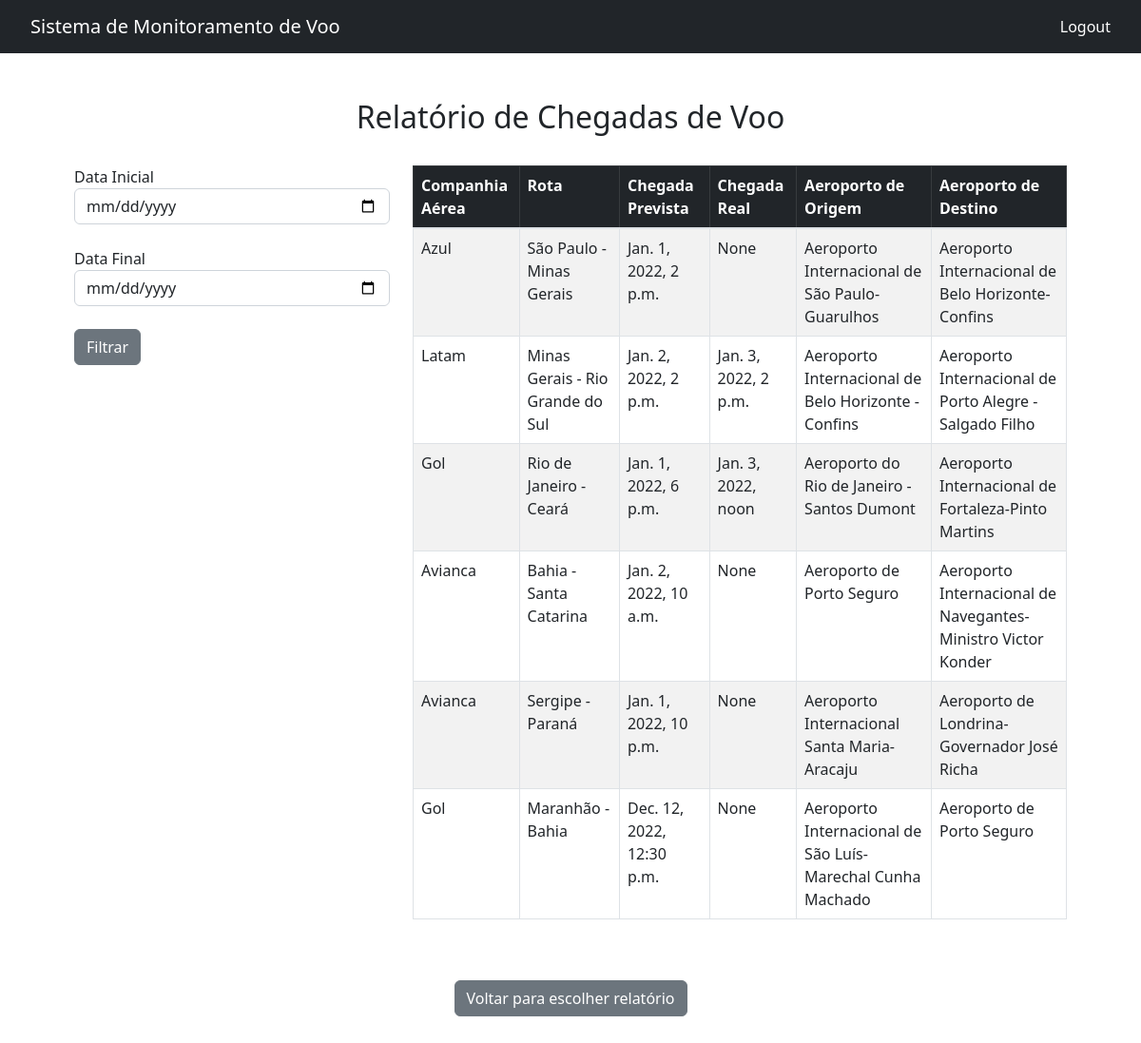
The app's page /relatorios/chegadas with its own data.
### aeroporto/models.py (models this page shows, shortened)
class Voo(models.Model):
    codigoVoo = models.IntegerField(primary_key=True, null=False, unique=True)
    companhiaAerea = models.CharField(max_length=100, null=False)
    partidaPrevista = models.DateTimeField(null=False)
    partidaReal = models.DateTimeField(null=True)
    chegadaPrevista = models.DateTimeField(null=False)
    chegadaReal = models.DateTimeField(null=True)
    status = models.CharField(max_length=100, null=False, default='Aguardo')
    rota = models.CharField(max_length=100, null=True)
    aeroportoOrigem = models.CharField(max_length=100, null=False)
    aeroportoDestino = models.CharField(max_length=100, null=False)
    condicao = models.CharField(max_length=100, null=False)
    class Meta:
        db_table = 'voos'

### aeroporto/views.py (the view)
# urls.py: path('relatorios/chegadas', views.relatorio_chegadas_view, name='relatorio_chegadas'),
def relatorio_chegadas_view(request):
    template_name = 'relatorio/relatorio_chegadas.html'
    object_list = Voo.objects.all()
    start_date = request.GET.get('start_date')
    end_date = request.GET.get('end_date')
    if start_date and end_date:
        end_date = parse(end_date) + timedelta(1)
        object_list = object_list.filter(
            chegadaReal__range=[start_date, end_date]
        )
    context =  {'object_list': object_list}
    return render(request, template_name, context)

### template/relatorio/relatorio_chegadas.html (shortened to what this page needs)
{% load static %}
<!DOCTYPE html>
<html>
<head>
    <link rel="stylesheet" href="{% static 'css/bootstrap/bootstrap.min.css' %}">
    <link rel="stylesheet" href="{% static 'css/navbar.css' %}">
    <link rel="stylesheet" href="{% static 'css/relatorio.css' %}">
</head>
<body>
    <div class="nav-container">
        <nav class="navbar navbar-expand navbar-dark bg-dark">
            <a class="navbar-brand">Sistema de Monitoramento de Voo</a>
            <div class="collapse navbar-collapse" id="navbarText">
                <span class="navbar-text">
                        <a class="nav-link" href="{% url 'voos'%}">Logout</a>
                </span>
            </div>
        </nav>
    </div>
    <div class="container-xl p-5 box-tabela">
        <h2>Relatório de Chegadas de Voo</h2>
        <br>
        <div class="row">
            <div class="col-md-4">
                <form>
                    <label>
                        Data Inicial
                        </label>
                    <input class="form-control ml-sm-2 mr-sm-2" name="start_date" type="date">
                    <br>
                    <label>
                        Data Final
                    </label>
                    <input class="form-control ml-sm-2 mr-sm-2" name="end_date" type="date">
                    <br>
                    <button class="btn btn-secondary" type="submit">Filtrar</button>
                </form>
            </div>
            <div class="col-md-8">
                <table class="table table-striped table-bordered">
                    <thead class="table-dark">
                        <tr>
                            <th scope="col ">Companhia Aérea</th>
                            <th scope="col ">Rota</th>
                            <th scope="col">Chegada Prevista</th>
                            <th scope="col">Chegada Real</th>
                            <th scope="col ">Aeroporto de Origem</th>
                            <th scope="col ">Aeroporto de Destino</th>
                        </tr>
                    </thead>
                    <tbody class="table-group-divider">
                        {% for voo in object_list %}
                        <tr>
                            <td> {{ voo.companhiaAerea }} </td>
                            <td> {{ voo.rota }} </td>
                            <td> {{ voo.chegadaPrevista }} </td>
                            <td> {{ voo.chegadaReal }} </td>
                            <td> {{ voo.aeroportoOrigem }} </td>
                            <td> {{ voo.aeroportoDestino }} </td>
                        </tr>
                        {% endfor %}
                    </tbody>
                </table>
            </div>
        </div>
        <br>
        <br>
        <a href="{% url 'relatorio' %}" class="btn btn-secondary ">Voltar para escolher relatório</a>
    </div>
</body>
</html>

### static/css/navbar.css (style rules this page uses)
.nav-container { background-color: #343a40; }
nav { padding-left: 2rem !important; padding-right: 2rem !important; }
.table thead th { vertical-align: top !important; border-bottom: 2px solid #dee2e6; }
.navbar-collapse { display: inline; position: absolute; right: 2rem; }

### static/css/relatorio.css (style rules this page uses)
.box-tabela { width: 100vw; background: #ffffff; display: flex; flex-direction: column; justify-content: center; align-items: center; }

### records on screen
Voo: companhiaAerea "Azul", rota "São Paulo - Minas Gerais", chegadaPrevista "Jan. 1, 2022, 2 p.m.", chegadaReal "None", aeroportoOrigem "Aeroporto Internacional de São Paulo-Guarulhos", aeroportoDestino "Aeroporto Internacional de Belo Horizonte-Confins"
Voo: companhiaAerea "Latam", rota "Minas Gerais - Rio Grande do Sul", chegadaPrevista "Jan. 2, 2022, 2 p.m.", chegadaReal "Jan. 3, 2022, 2 p.m.", aeroportoOrigem "Aeroporto Internacional de Belo Horizonte - Confins", aeroportoDestino "Aeroporto Internacional de Porto Alegre - Salgado Filho"
Voo: companhiaAerea "Gol", rota "Rio de Janeiro - Ceará", chegadaPrevista "Jan. 1, 2022, 6 p.m.", chegadaReal "Jan. 3, 2022, noon", aeroportoOrigem "Aeroporto do Rio de Janeiro - Santos Dumont", aeroportoDestino "Aeroporto Internacional de Fortaleza-Pinto Martins"
Voo: companhiaAerea "Avianca", rota "Bahia - Santa Catarina", chegadaPrevista "Jan. 2, 2022, 10 a.m.", chegadaReal "None", aeroportoOrigem "Aeroporto de Porto Seguro", aeroportoDestino "Aeroporto Internacional de Navegantes-Ministro Victor Konder"
Voo: companhiaAerea "Avianca", rota "Sergipe - Paraná", chegadaPrevista "Jan. 1, 2022, 10 p.m.", chegadaReal "None", aeroportoOrigem "Aeroporto Internacional Santa Maria-Aracaju", aeroportoDestino "Aeroporto de Londrina-Governador José Richa"
Voo: companhiaAerea "Gol", rota "Maranhão - Bahia", chegadaPrevista "Dec. 12, 2022, 12:30 p.m.", chegadaReal "None", aeroportoOrigem "Aeroporto Internacional de São Luís-Marechal Cunha Machado", aeroportoDestino "Aeroporto de Porto Seguro"
